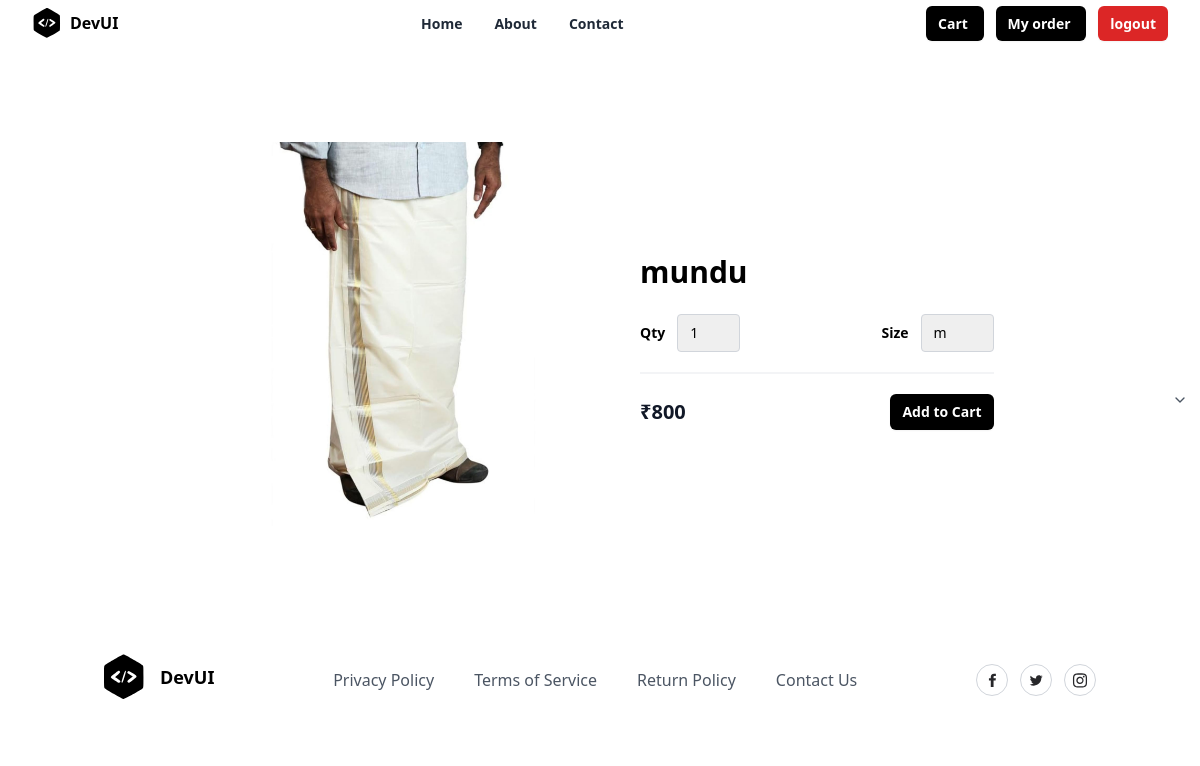
Page /products/6/ on the committed database.
### store/models.py (models this page shows, shortened)
class Product(models.Model):
    title = models.CharField(max_length=200)
    description = models.TextField(null=True, blank=True)
    size_object = models.ManyToManyField(Size)
    category_object = models.ForeignKey(Category, on_delete=models.CASCADE)
    brand_object = models.ForeignKey(Brand, on_delete=models.CASCADE)
    image = models.ImageField(upload_to='product_images', null=True, blank=True, default='product_images/default.jpg')
    price = models.PositiveIntegerField()
    tag_object=models.ManyToManyField(Tag)
    created_date = models.DateTimeField(auto_now_add=True)
    updated_date = models.DateTimeField(auto_now=True)
    is_active = models.BooleanField(default=True)

### store/views.py (the view)
# urls.py: path('products/<int:pk>/',views.ProductDetailView.as_view(),name="product-detail"),
class ProductDetailView(View):
    def get(self,request,*args,**kwargs):
        id=kwargs.get("pk")
        qs=Product.objects.get(id=id)
        return render(request,"product_detail.html",{"data":qs})

### store/templates/product_detail.html (shortened to what this page needs)
{% extends 'base.html' %}
{% block main_block %}
<section class="overflow-hidden">
    <form method="post" action="{% url 'add-cart' data.id %}">
        <div class="mx-auto max-w-5xl px-5 py-24">
            <div class="mx-auto flex flex-wrap items-center lg:w-4/5">
                <img
                    alt="Nike Air Max 21A"
                    class="h-64 w-full rounded object-cover lg:h-96 lg:w-1/2"
                    src="{{ data.image.url }}"
                />
                <div class="mt-6 w-full lg:mt-0 lg:w-1/2 lg:pl-10">
                    <h1 class="my-4 text-3xl font-semibold text-black">{{ data.title }}</h1>
                    <div class="mb-5 mt-6 flex items-center border-b-2 border-gray-100 pb-5">
                        <div class="flex items-center">
                            <label for="quantity" class="mr-3 text-sm font-semibold">Qty</label>
                            <select id="quantity" name="qty" class="appearance-none rounded border border-gray-300 py-2 pl-3 pr-10 text-sm focus:border-black focus:outline-none focus:ring-2 focus:ring-black">
                                <option>1</option>
                            </select>
                        </div>
                        <div class="ml-auto flex items-center">
                            <label for="weight" class="mr-3 text-sm font-semibold">Size</label>
                            <select id="size" name="size" class="appearance-none rounded border border-gray-300 py-2 pl-3 pr-10 text-sm focus:border-black focus:outline-none focus:ring-2 focus:ring-black">
                                {% for sob in data.size_object.all %}
                                <option value="{{ sob.name }}">{{ sob.name }}</option>
                                {% endfor %}
                            </select>
                            <span class="pointer-events-none absolute right-0 top-0 flex h-full w-10 items-center justify-center text-center text-gray-600">
                                <svg
                                    xmlns="http://www.w3.org/2000/svg"
                                    width="16"
                                    height="16"
                                    viewBox="0 0 24 24"
                                    fill="none"
                                    stroke="currentColor"
                                    stroke-width="2"
                                    stroke-linecap="round"
                                    stroke-linejoin="round"
                                    class="lucide lucide-chevron-down"
                                >
                                    <polyline points="6 9 12 15 18 9"></polyline>
                                </svg>
                            </span>
                        </div>
                    </div>
                    <div class="flex items-center justify-between">
                        <span class="title-font text-xl font-bold text-gray-900">₹{{ data.price }}</span>
                        <button
                            type="submit"
                            class="rounded-md bg-black px-3 py-2 text-sm font-semibold text-white shadow-sm hover:bg-black/80 focus-visible:outline focus-visible:outline-2 focus-visible:outline-offset-2 focus-visible:outline-black"
                        >
                            Add to Cart
                        </button>
                    </div>
                </div>
            </div>
        </div>
    </form>
</section>
{% endblock %}

### rows in the picture
Product: image (picture), title "mundu", price "800"

### other values in the picture
form field size "m"
